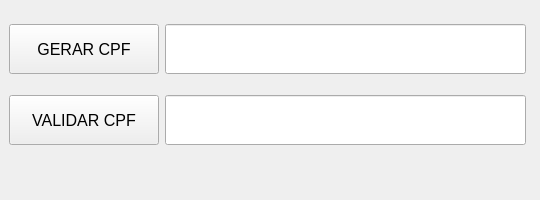
<?xml version="1.0" encoding="UTF-8"?>
<ui version="4.0">
 <class>MainWindow</class>
 <widget class="QMainWindow" name="MainWindow">
  <property name="enabled">
   <bool>true</bool>
  </property>
  <property name="geometry">
   <rect>
    <x>0</x>
    <y>0</y>
    <width>540</width>
    <height>200</height>
   </rect>
  </property>
  <property name="sizePolicy">
   <sizepolicy hsizetype="Fixed" vsizetype="Fixed">
    <horstretch>0</horstretch>
    <verstretch>0</verstretch>
   </sizepolicy>
  </property>
  <property name="minimumSize">
   <size>
    <width>540</width>
    <height>200</height>
   </size>
  </property>
  <property name="maximumSize">
   <size>
    <width>540</width>
    <height>200</height>
   </size>
  </property>
  <property name="baseSize">
   <size>
    <width>500</width>
    <height>200</height>
   </size>
  </property>
  <property name="windowTitle">
   <string>Gera ou Valida CPF</string>
  </property>
  <property name="tabShape">
   <enum>QTabWidget::Rounded</enum>
  </property>
  <widget class="QWidget" name="centralwidget">
   <widget class="QPushButton" name="btnGeraCPF">
    <property name="enabled">
     <bool>true</bool>
    </property>
    <property name="geometry">
     <rect>
      <x>9</x>
      <y>24</y>
      <width>150</width>
      <height>50</height>
     </rect>
    </property>
    <property name="minimumSize">
     <size>
      <width>150</width>
      <height>50</height>
     </size>
    </property>
    <property name="font">
     <font>
      <family>Segoe UI Historic</family>
      <pointsize>12</pointsize>
      <weight>50</weight>
      <bold>false</bold>
     </font>
    </property>
    <property name="text">
     <string>GERAR CPF</string>
    </property>
   </widget>
   <widget class="QLineEdit" name="inputGeraCPF">
    <property name="geometry">
     <rect>
      <x>165</x>
      <y>24</y>
      <width>361</width>
      <height>50</height>
     </rect>
    </property>
    <property name="minimumSize">
     <size>
      <width>0</width>
      <height>50</height>
     </size>
    </property>
    <property name="font">
     <font>
      <family>Segoe UI Black</family>
      <pointsize>15</pointsize>
      <weight>75</weight>
      <bold>true</bold>
     </font>
    </property>
    <property name="text">
     <string/>
    </property>
    <property name="alignment">
     <set>Qt::AlignCenter</set>
    </property>
   </widget>
   <widget class="QPushButton" name="btnValidaCPF">
    <property name="geometry">
     <rect>
      <x>9</x>
      <y>95</y>
      <width>150</width>
      <height>50</height>
     </rect>
    </property>
    <property name="minimumSize">
     <size>
      <width>0</width>
      <height>50</height>
     </size>
    </property>
    <property name="font">
     <font>
      <family>Segoe UI Historic</family>
      <pointsize>12</pointsize>
      <weight>50</weight>
      <bold>false</bold>
     </font>
    </property>
    <property name="text">
     <string>VALIDAR CPF</string>
    </property>
   </widget>
   <widget class="QLineEdit" name="inputValidaCPF">
    <property name="geometry">
     <rect>
      <x>165</x>
      <y>95</y>
      <width>361</width>
      <height>50</height>
     </rect>
    </property>
    <property name="minimumSize">
     <size>
      <width>0</width>
      <height>50</height>
     </size>
    </property>
    <property name="font">
     <font>
      <family>Segoe UI Black</family>
      <pointsize>15</pointsize>
      <weight>75</weight>
      <bold>true</bold>
     </font>
    </property>
    <property name="text">
     <string/>
    </property>
    <property name="alignment">
     <set>Qt::AlignCenter</set>
    </property>
   </widget>
   <widget class="QLabel" name="labelRetorno">
    <property name="enabled">
     <bool>true</bool>
    </property>
    <property name="geometry">
     <rect>
      <x>450</x>
      <y>150</y>
      <width>77</width>
      <height>15</height>
     </rect>
    </property>
    <property name="sizePolicy">
     <sizepolicy hsizetype="Fixed" vsizetype="Ignored">
      <horstretch>0</horstretch>
      <verstretch>0</verstretch>
     </sizepolicy>
    </property>
    <property name="maximumSize">
     <size>
      <width>16777215</width>
      <height>15</height>
     </size>
    </property>
    <property name="baseSize">
     <size>
      <width>0</width>
      <height>0</height>
     </size>
    </property>
    <property name="font">
     <font>
      <pointsize>10</pointsize>
     </font>
    </property>
    <property name="lineWidth">
     <number>1</number>
    </property>
    <property name="text">
     <string/>
    </property>
    <property name="alignment">
     <set>Qt::AlignRight|Qt::AlignTrailing|Qt::AlignVCenter</set>
    </property>
    <property name="margin">
     <number>0</number>
    </property>
    <property name="indent">
     <number>-1</number>
    </property>
   </widget>
  </widget>
 </widget>
 <resources/>
 <connections/>
</ui>
